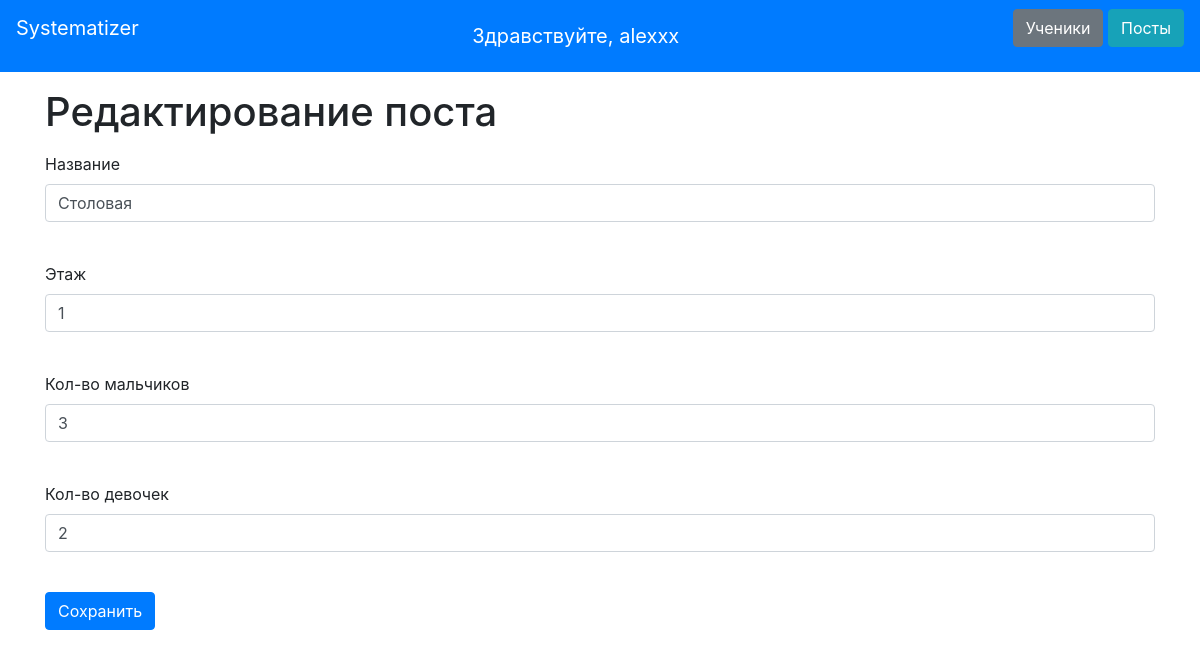
The app's page /edit_post/1 (signed in) with its own data.
### data/users.py (models this page shows, shortened)
class User(SqlAlchemyBase, UserMixin, SerializerMixin):
    __tablename__ = 'users'
    id = sqlalchemy.Column(sqlalchemy.Integer, primary_key=True, autoincrement=True)
    name = sqlalchemy.Column(sqlalchemy.String, nullable=False)
    hashed_password = sqlalchemy.Column(sqlalchemy.String, nullable=True)

### data/posts.py (models this page shows)
class Posts(SqlAlchemyBase, SerializerMixin):
    __tablename__ = 'posts'
    id = sqlalchemy.Column(sqlalchemy.Integer, unique=True,
                           primary_key=True, autoincrement=True)
    name = sqlalchemy.Column(sqlalchemy.String, nullable=False)
    floor = sqlalchemy.Column(sqlalchemy.Integer, nullable=False)
    am_m = sqlalchemy.Column(sqlalchemy.Integer)
    am_f = sqlalchemy.Column(sqlalchemy.Integer)

### app.py (the view, shortened to what this page needs)
@app.route('/edit_post/<int:id>', methods=['GET', 'POST'])
@login_required
def edit_post(id):
    form = PostForm()
    if request.method == "GET":
        db_sess = db_session.create_session()
        pst = db_sess.query(Posts).filter(Posts.id == id).first()
        if pst:
            form.name.data = pst.name
            form.floor.data = pst.floor
            form.am_m.data = pst.am_m
            form.am_f.data = pst.am_f
        else:
            abort(404)
    return render_template('add_post.html', title='Редактирование поста', form=form)

### forms/postform.py
class PostForm(FlaskForm):
    name = StringField('Название', validators=[DataRequired()])
    floor = StringField('Этаж', validators=[DataRequired()])
    am_m = IntegerField('Кол-во мальчиков')
    am_f = IntegerField('Кол-во девочек')
    submit = SubmitField('Сохранить')

### app.py (called while the page is built)
@login_manager.user_loader
def load_user(user_id):
    db_sess = db_session.create_session()
    return db_sess.query(User).get(user_id)

### data/db_session.py (called while the page is built)
def create_session() -> Session:
    global __factory
    return __factory()

### templates/add_post.html (shortened to what this page needs)
{% extends "base.html" %}
{% block content %}
<h1>{{ title }}</h1>
<form action="" method="post">
    <p>
        {{ form.name.label }}<br>
        {{ form.name(class="form-control") }}<br>
    </p>
    <p>
        {{ form.floor.label }}<br>
        {{ form.floor(class="form-control") }}<br>
    </p>
    <p>
        {{ form.am_m.label }}<br>
        {{ form.am_m(class="form-control") }}<br>
    </p>
    <p>
        {{ form.am_f.label }}<br>
        {{ form.am_f(class="form-control") }}<br>
    </p>
    <p>{{ form.submit(type="submit", class="btn btn-primary") }}</p>
</form>
{% endblock %}

### templates/base.html (shortened to what this page needs)
<!doctype html>
<html lang="en">
<head>
    <link rel="stylesheet"
          href="https://stackpath.bootstrapcdn.com/bootstrap/4.4.1/css/bootstrap.min.css"
>
</head>
<body>
<header>
    <nav class="navbar sticky-top navbar-dark bg-primary">
        <p><a class="navbar-brand" href="/">Systematizer</a></p>
        {% if current_user.is_authenticated %}
            <a class="navbar-brand" href="/logout">Здравствуйте, {{ current_user.name }}</a>
        <p>
            <a href="students" class="btn btn-secondary">Ученики</a>
            <a href="posts" class="btn btn-info">Посты</a>
        </p>
        {% else %}
        <p>
            <a class="btn btn-dark" href="/register">Регистрация</a>
            <a class="btn btn-success" href="/login">Авторизация</a>
        </p>
        {% endif %}
    </nav>
</header>
<main role="main" class="container">
    {% block content %}{% endblock %}
</main>
</body>
</html>

### records on screen
User: name "alexxx"
Posts: name "Столовая", floor "1", am_m "3", am_f "2"

### other values on screen
{{ title }} "Редактирование поста"
